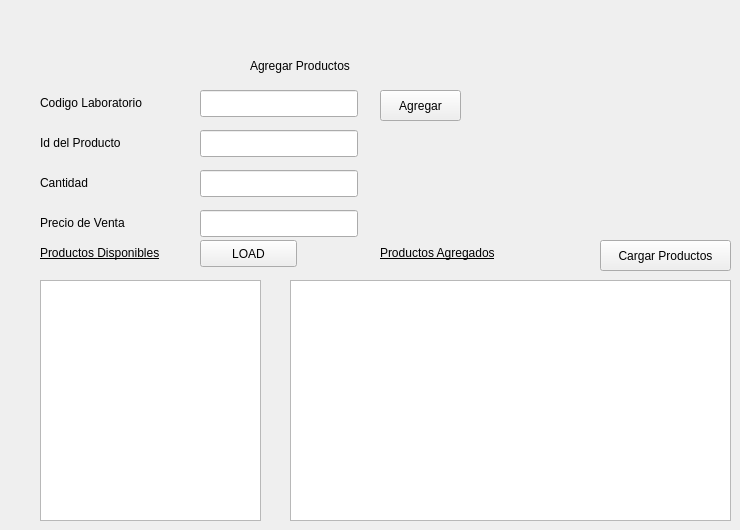
     <widget class="QWidget" name="tab_7">
      <attribute name="title">
       <string>Agregar Producto en Laboratorio</string>
      </attribute>
      <widget class="QLabel" name="label_31">
       <property name="geometry">
        <rect>
         <x>250</x>
         <y>50</y>
         <width>211</width>
         <height>31</height>
        </rect>
       </property>
       <property name="styleSheet">
        <string notr="true">font: italic 20pt &quot;URW Palladio L&quot;;</string>
       </property>
       <property name="text">
        <string>Agregar Productos</string>
       </property>
      </widget>
      <widget class="QLineEdit" name="tf_Laboratorio_IdProduct">
       <property name="geometry">
        <rect>
         <x>200</x>
         <y>130</y>
         <width>158</width>
         <height>27</height>
        </rect>
       </property>
      </widget>
      <widget class="QLabel" name="label_32">
       <property name="geometry">
        <rect>
         <x>40</x>
         <y>130</y>
         <width>131</width>
         <height>26</height>
        </rect>
       </property>
       <property name="text">
        <string>Id del Producto</string>
       </property>
      </widget>
      <widget class="QLineEdit" name="tf_Laboratorio_cantidadProduct">
       <property name="geometry">
        <rect>
         <x>200</x>
         <y>170</y>
         <width>158</width>
         <height>27</height>
        </rect>
       </property>
      </widget>
      <widget class="QLabel" name="label_34">
       <property name="geometry">
        <rect>
         <x>40</x>
         <y>170</y>
         <width>131</width>
         <height>26</height>
        </rect>
       </property>
       <property name="text">
        <string>Cantidad</string>
       </property>
      </widget>
      <widget class="QLabel" name="label_35">
       <property name="geometry">
        <rect>
         <x>40</x>
         <y>210</y>
         <width>131</width>
         <height>26</height>
        </rect>
       </property>
       <property name="text">
        <string>Precio de Venta</string>
       </property>
      </widget>
      <widget class="QLineEdit" name="tf_Laboratorio_costoVentaProducto">
       <property name="geometry">
        <rect>
         <x>200</x>
         <y>210</y>
         <width>158</width>
         <height>27</height>
        </rect>
       </property>
      </widget>
      <widget class="QPushButton" name="bt_Laboratorio_AgregarProducto">
       <property name="geometry">
        <rect>
         <x>380</x>
         <y>90</y>
         <width>81</width>
         <height>31</height>
        </rect>
       </property>
       <property name="text">
        <string>Agregar</string>
       </property>
      </widget>
      <widget class="QTableWidget" name="tb_lab_agregarproducto">
       <property name="geometry">
        <rect>
         <x>40</x>
         <y>280</y>
         <width>221</width>
         <height>241</height>
        </rect>
       </property>
      </widget>
      <widget class="QPushButton" name="bt_loadprodlab">
       <property name="geometry">
        <rect>
         <x>200</x>
         <y>240</y>
         <width>97</width>
         <height>27</height>
        </rect>
       </property>
       <property name="text">
        <string>LOAD</string>
       </property>
      </widget>
      <widget class="QTableWidget" name="tb_lab_agregarproducto_2">
       <property name="geometry">
        <rect>
         <x>290</x>
         <y>280</y>
         <width>441</width>
         <height>241</height>
        </rect>
       </property>
      </widget>
      <widget class="QLabel" name="label_80">
       <property name="geometry">
        <rect>
         <x>40</x>
         <y>240</y>
         <width>151</width>
         <height>26</height>
        </rect>
       </property>
       <property name="styleSheet">
        <string notr="true">font: 63 italic 11pt &quot;Ubuntu&quot;;
text-decoration: underline;</string>
       </property>
       <property name="text">
        <string>Productos Disponibles</string>
       </property>
      </widget>
      <widget class="QLabel" name="label_82">
       <property name="geometry">
        <rect>
         <x>40</x>
         <y>90</y>
         <width>131</width>
         <height>26</height>
        </rect>
       </property>
       <property name="text">
        <string>Codigo Laboratorio</string>
       </property>
      </widget>
      <widget class="QLineEdit" name="tf_Laboratorio_IdProduct_3">
       <property name="geometry">
        <rect>
         <x>200</x>
         <y>90</y>
         <width>158</width>
         <height>27</height>
        </rect>
       </property>
      </widget>
      <widget class="QLabel" name="label_83">
       <property name="geometry">
        <rect>
         <x>380</x>
         <y>240</y>
         <width>151</width>
         <height>26</height>
        </rect>
       </property>
       <property name="styleSheet">
        <string notr="true">font: 63 italic 11pt &quot;Ubuntu&quot;;
text-decoration: underline;</string>
       </property>
       <property name="text">
        <string>Productos Agregados</string>
       </property>
      </widget>
      <widget class="QPushButton" name="bt_Laboratorio_AgregarProducto_3">
       <property name="geometry">
        <rect>
         <x>600</x>
         <y>240</y>
         <width>131</width>
         <height>31</height>
        </rect>
       </property>
       <property name="text">
        <string>Cargar Productos</string>
       </property>
      </widget>
     </widget>
